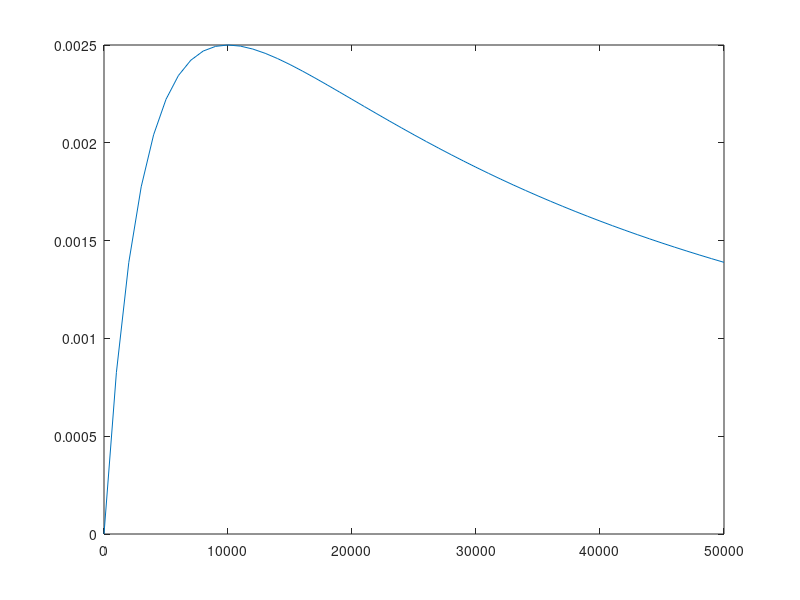

Write MATLAB code to recreate this figure.
vs=10;
rs=10e3;
rl=0:1e3:50e3;
k=length(rl);
for i=1:k
    pl(i)=((vs/(rs+rl(i)))^2)*rl(i);
end
dp=diff(pl)./diff(rl);
rld=rl(2:length(rl));
prod=dp(1:length(dp)-1).*dp(2:length(dp));
crit_pt=rld(find(prod<0));
max_power=max(pl);
plot(rl,pl)